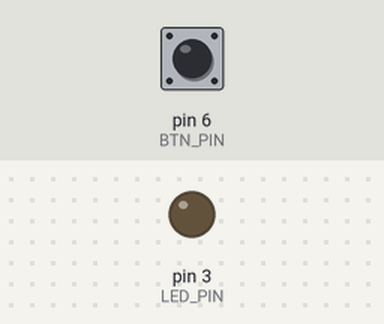
Simulated run of this sketch. Board: Arduino Uno, built with avr-gcc and run on an emulated ATmega328P. Parts: output pins drawn as LEDs (lit = HIGH). The test bench sets the inputs (shaded band); at power-on: pin 6 (BTN_PIN) HIGH.

Above: at 1.2 s.
1.3 s: pin 6 (BTN_PIN) pulled LOW for 0.15 s
At 1.37 s:
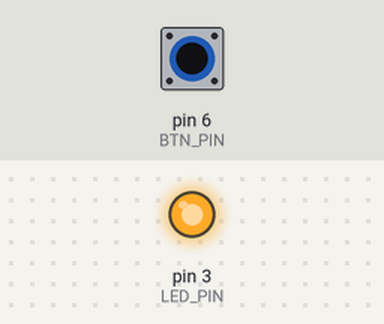
2.9 s: pin 6 (BTN_PIN) pulled LOW for 3.2 s
At 6.7 s:
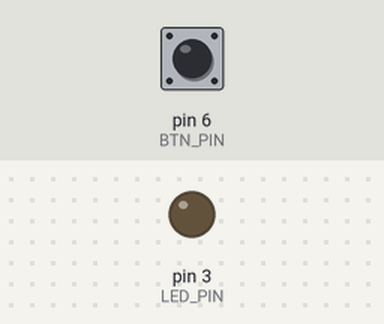
Timing chart, 0 to 8.2 s (numbered marks = the images above; inputs shaded):
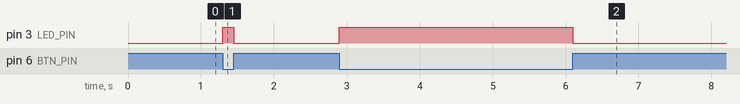

Measured:
- after the input at 1.3 s, pin 3 (LED_PIN): LOW → HIGH at once, → LOW 0.15 s later
- after the input at 2.9 s, pin 3 (LED_PIN): LOW → HIGH at once, → LOW 3.2 s later

The sketch:

pin_test.ino
```cpp
#define LED_PIN PD3  // Pin pro LED
#define BTN_PIN 6   // Pin pro tlačítko

void setup() {
  pinMode(LED_PIN, OUTPUT);
  pinMode(BTN_PIN, INPUT_PULLUP);  // Tlačítko s interním pull-up rezistorem
}

void loop() {
  // Pokud je tlačítko stisknuté (stav LOW), rozsvítí LED
  if (digitalRead(BTN_PIN) == LOW) {
    digitalWrite(LED_PIN, HIGH);
  } else {
    digitalWrite(LED_PIN, LOW);
  }
}
```
